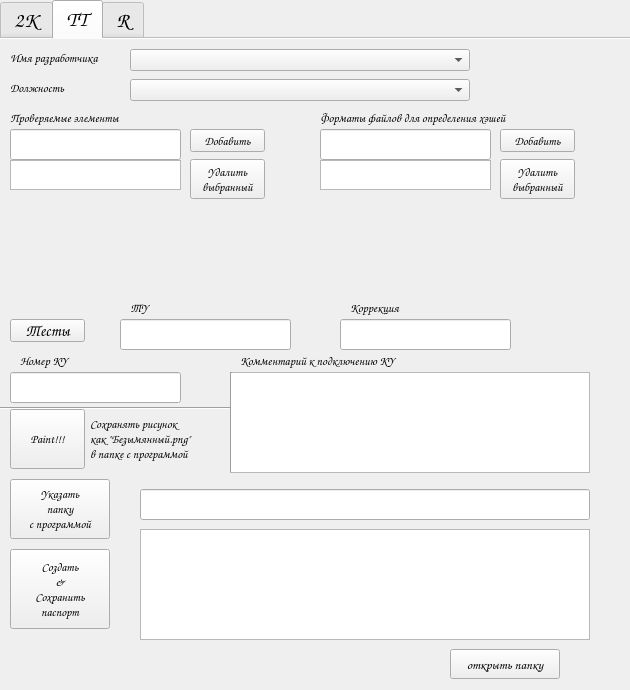
<?xml version="1.0" encoding="UTF-8"?>
<ui version="4.0">
 <class>MainWindow</class>
 <widget class="QMainWindow" name="MainWindow">
  <property name="geometry">
   <rect>
    <x>0</x>
    <y>0</y>
    <width>630</width>
    <height>690</height>
   </rect>
  </property>
  <property name="windowTitle">
   <string>MainWindow</string>
  </property>
  <property name="windowIcon">
   <iconset>
    <normaloff>rainbow.png</normaloff>rainbow.png</iconset>
  </property>
  <widget class="QWidget" name="centralWidget">
   <widget class="QTabWidget" name="tabWidget">
    <property name="enabled">
     <bool>true</bool>
    </property>
    <property name="geometry">
     <rect>
      <x>0</x>
      <y>0</y>
      <width>701</width>
      <height>681</height>
     </rect>
    </property>
    <property name="maximumSize">
     <size>
      <width>701</width>
      <height>16777215</height>
     </size>
    </property>
    <property name="font">
     <font>
      <family>Comic Sans MS</family>
      <pointsize>16</pointsize>
      <underline>false</underline>
     </font>
    </property>
    <property name="mouseTracking">
     <bool>false</bool>
    </property>
    <property name="contextMenuPolicy">
     <enum>Qt::DefaultContextMenu</enum>
    </property>
    <property name="whatsThis">
     <string>&lt;html&gt;&lt;head/&gt;&lt;body&gt;&lt;p&gt;&lt;br/&gt;&lt;/p&gt;&lt;/body&gt;&lt;/html&gt;</string>
    </property>
    <property name="layoutDirection">
     <enum>Qt::LeftToRight</enum>
    </property>
    <property name="autoFillBackground">
     <bool>false</bool>
    </property>
    <property name="tabPosition">
     <enum>QTabWidget::North</enum>
    </property>
    <property name="tabShape">
     <enum>QTabWidget::Rounded</enum>
    </property>
    <property name="currentIndex">
     <number>1</number>
    </property>
    <property name="iconSize">
     <size>
      <width>16</width>
      <height>16</height>
     </size>
    </property>
    <property name="elideMode">
     <enum>Qt::ElideNone</enum>
    </property>
    <property name="documentMode">
     <bool>true</bool>
    </property>
    <property name="tabsClosable">
     <bool>false</bool>
    </property>
    <property name="movable">
     <bool>true</bool>
    </property>
    <property name="tabBarAutoHide">
     <bool>false</bool>
    </property>
    <widget class="QWidget" name="tabFormula2K">
     <attribute name="title">
      <string>2K</string>
     </attribute>
     <widget class="QLabel" name="label_devName_2k">
      <property name="geometry">
       <rect>
        <x>10</x>
        <y>10</y>
        <width>110</width>
        <height>17</height>
       </rect>
      </property>
      <property name="font">
       <font>
        <pointsize>9</pointsize>
       </font>
      </property>
      <property name="text">
       <string>Имя разработчика</string>
      </property>
     </widget>
     <widget class="QLabel" name="label_devPosition_2k">
      <property name="geometry">
       <rect>
        <x>10</x>
        <y>40</y>
        <width>110</width>
        <height>17</height>
       </rect>
      </property>
      <property name="font">
       <font>
        <pointsize>9</pointsize>
       </font>
      </property>
      <property name="text">
       <string>Должность</string>
      </property>
     </widget>
     <widget class="QComboBox" name="comboBox_devName_2k">
      <property name="geometry">
       <rect>
        <x>130</x>
        <y>10</y>
        <width>340</width>
        <height>22</height>
       </rect>
      </property>
      <property name="font">
       <font>
        <pointsize>8</pointsize>
       </font>
      </property>
     </widget>
     <widget class="QComboBox" name="comboBox_devPosition_2k">
      <property name="geometry">
       <rect>
        <x>130</x>
        <y>40</y>
        <width>340</width>
        <height>22</height>
       </rect>
      </property>
      <property name="font">
       <font>
        <pointsize>8</pointsize>
       </font>
      </property>
     </widget>
     <widget class="QLineEdit" name="lineEdit_inputElement_2k">
      <property name="geometry">
       <rect>
        <x>10</x>
        <y>90</y>
        <width>171</width>
        <height>31</height>
       </rect>
      </property>
      <property name="font">
       <font>
        <pointsize>12</pointsize>
       </font>
      </property>
     </widget>
     <widget class="QLabel" name="label_elements_2k">
      <property name="geometry">
       <rect>
        <x>10</x>
        <y>70</y>
        <width>160</width>
        <height>17</height>
       </rect>
      </property>
      <property name="font">
       <font>
        <pointsize>9</pointsize>
       </font>
      </property>
      <property name="text">
       <string>Проверяемые элементы</string>
      </property>
     </widget>
     <widget class="QPushButton" name="pushButton_addElement_2k">
      <property name="geometry">
       <rect>
        <x>190</x>
        <y>90</y>
        <width>75</width>
        <height>23</height>
       </rect>
      </property>
      <property name="font">
       <font>
        <pointsize>9</pointsize>
       </font>
      </property>
      <property name="text">
       <string>Добавить</string>
      </property>
     </widget>
     <widget class="QPushButton" name="pushButton_removeElement_2k">
      <property name="geometry">
       <rect>
        <x>190</x>
        <y>120</y>
        <width>75</width>
        <height>40</height>
       </rect>
      </property>
      <property name="font">
       <font>
        <pointsize>9</pointsize>
       </font>
      </property>
      <property name="text">
       <string>Удалить
выбранный</string>
      </property>
     </widget>
     <widget class="QLabel" name="label_format_2k">
      <property name="geometry">
       <rect>
        <x>320</x>
        <y>70</y>
        <width>260</width>
        <height>17</height>
       </rect>
      </property>
      <property name="font">
       <font>
        <pointsize>9</pointsize>
       </font>
      </property>
      <property name="text">
       <string>Форматы файлов для определения хэшей</string>
      </property>
     </widget>
     <widget class="QPushButton" name="pushButton_addFormat_2k">
      <property name="geometry">
       <rect>
        <x>500</x>
        <y>90</y>
        <width>75</width>
        <height>23</height>
       </rect>
      </property>
      <property name="font">
       <font>
        <pointsize>9</pointsize>
       </font>
      </property>
      <property name="text">
       <string>Добавить</string>
      </property>
     </widget>
     <widget class="QPushButton" name="pushButton_removeFormat_2k">
      <property name="geometry">
       <rect>
        <x>500</x>
        <y>120</y>
        <width>75</width>
        <height>40</height>
       </rect>
      </property>
      <property name="font">
       <font>
        <pointsize>9</pointsize>
       </font>
      </property>
      <property name="text">
       <string>Удалить
выбранный</string>
      </property>
     </widget>
     <widget class="QLineEdit" name="lineEdit_inputFormat_2k">
      <property name="geometry">
       <rect>
        <x>320</x>
        <y>90</y>
        <width>171</width>
        <height>31</height>
       </rect>
      </property>
      <property name="font">
       <font>
        <pointsize>12</pointsize>
       </font>
      </property>
     </widget>
     <widget class="QRadioButton" name="radioButton_pinH_2k">
      <property name="geometry">
       <rect>
        <x>400</x>
        <y>270</y>
        <width>60</width>
        <height>30</height>
       </rect>
      </property>
      <property name="font">
       <font>
        <pointsize>9</pointsize>
       </font>
      </property>
      <property name="text">
       <string>Pin H</string>
      </property>
      <property name="checked">
       <bool>true</bool>
      </property>
      <attribute name="buttonGroup">
       <string notr="true">buttonGroup_2</string>
      </attribute>
     </widget>
     <widget class="QRadioButton" name="radioButton_pinS_2k">
      <property name="geometry">
       <rect>
        <x>400</x>
        <y>300</y>
        <width>60</width>
        <height>30</height>
       </rect>
      </property>
      <property name="font">
       <font>
        <pointsize>9</pointsize>
       </font>
      </property>
      <property name="text">
       <string>Pin S</string>
      </property>
      <attribute name="buttonGroup">
       <string notr="true">buttonGroup_2</string>
      </attribute>
     </widget>
     <widget class="QRadioButton" name="radioButton_memory_2k">
      <property name="geometry">
       <rect>
        <x>500</x>
        <y>300</y>
        <width>80</width>
        <height>30</height>
       </rect>
      </property>
      <property name="font">
       <font>
        <pointsize>9</pointsize>
       </font>
      </property>
      <property name="text">
       <string>Memory</string>
      </property>
      <attribute name="buttonGroup">
       <string notr="true">buttonGroup</string>
      </attribute>
     </widget>
     <widget class="QRadioButton" name="radioButton_control2k_2k">
      <property name="geometry">
       <rect>
        <x>500</x>
        <y>270</y>
        <width>80</width>
        <height>30</height>
       </rect>
      </property>
      <property name="font">
       <font>
        <pointsize>9</pointsize>
       </font>
      </property>
      <property name="text">
       <string>Control 2K</string>
      </property>
      <property name="checked">
       <bool>true</bool>
      </property>
      <attribute name="buttonGroup">
       <string notr="true">buttonGroup</string>
      </attribute>
     </widget>
     <widget class="QLabel" name="label_TY_2k">
      <property name="geometry">
       <rect>
        <x>20</x>
        <y>260</y>
        <width>60</width>
        <height>17</height>
       </rect>
      </property>
      <property name="font">
       <font>
        <pointsize>9</pointsize>
       </font>
      </property>
      <property name="text">
       <string>ТУ</string>
      </property>
     </widget>
     <widget class="QLineEdit" name="lineEdit_inputTY_2k">
      <property name="geometry">
       <rect>
        <x>10</x>
        <y>280</y>
        <width>171</width>
        <height>31</height>
       </rect>
      </property>
      <property name="font">
       <font>
        <pointsize>8</pointsize>
       </font>
      </property>
     </widget>
     <widget class="QLabel" name="label_correctionTY_2k">
      <property name="geometry">
       <rect>
        <x>220</x>
        <y>260</y>
        <width>60</width>
        <height>17</height>
       </rect>
      </property>
      <property name="font">
       <font>
        <pointsize>9</pointsize>
       </font>
      </property>
      <property name="text">
       <string>Коррекция</string>
      </property>
     </widget>
     <widget class="QLineEdit" name="lineEdit_inputCorrectionTY_2k">
      <property name="geometry">
       <rect>
        <x>210</x>
        <y>280</y>
        <width>171</width>
        <height>31</height>
       </rect>
      </property>
      <property name="font">
       <font>
        <pointsize>8</pointsize>
       </font>
      </property>
     </widget>
     <widget class="QLabel" name="label_adapterName_2k">
      <property name="geometry">
       <rect>
        <x>20</x>
        <y>310</y>
        <width>60</width>
        <height>17</height>
       </rect>
      </property>
      <property name="font">
       <font>
        <pointsize>9</pointsize>
       </font>
      </property>
      <property name="text">
       <string>Адаптер</string>
      </property>
     </widget>
     <widget class="QLineEdit" name="lineEdit_inputAdapterName_2k">
      <property name="geometry">
       <rect>
        <x>10</x>
        <y>330</y>
        <width>171</width>
        <height>31</height>
       </rect>
      </property>
      <property name="font">
       <font>
        <pointsize>8</pointsize>
       </font>
      </property>
     </widget>
     <widget class="QLineEdit" name="lineEdit_inputAdapterNumber_2k">
      <property name="geometry">
       <rect>
        <x>210</x>
        <y>330</y>
        <width>171</width>
        <height>31</height>
       </rect>
      </property>
      <property name="font">
       <font>
        <pointsize>8</pointsize>
       </font>
      </property>
     </widget>
     <widget class="QLabel" name="label_adapterNumber_2k">
      <property name="geometry">
       <rect>
        <x>220</x>
        <y>310</y>
        <width>100</width>
        <height>17</height>
       </rect>
      </property>
      <property name="font">
       <font>
        <pointsize>9</pointsize>
       </font>
      </property>
      <property name="text">
       <string>Номер адаптера</string>
      </property>
     </widget>
     <widget class="QLabel" name="label_KYNumber_2k">
      <property name="geometry">
       <rect>
        <x>220</x>
        <y>360</y>
        <width>100</width>
        <height>17</height>
       </rect>
      </property>
      <property name="font">
       <font>
        <pointsize>9</pointsize>
       </font>
      </property>
      <property name="text">
       <string>Номер КУ</string>
      </property>
     </widget>
     <widget class="QLineEdit" name="lineEdit_inputKYNumber_2k">
      <property name="geometry">
       <rect>
        <x>210</x>
        <y>380</y>
        <width>171</width>
        <height>31</height>
       </rect>
      </property>
      <property name="font">
       <font>
        <pointsize>8</pointsize>
       </font>
      </property>
     </widget>
     <widget class="QLineEdit" name="lineEdit_inputKYName_2k">
      <property name="geometry">
       <rect>
        <x>10</x>
        <y>380</y>
        <width>171</width>
        <height>31</height>
       </rect>
      </property>
      <property name="font">
       <font>
        <pointsize>8</pointsize>
       </font>
      </property>
     </widget>
     <widget class="QLabel" name="label_KYName_2k">
      <property name="geometry">
       <rect>
        <x>20</x>
        <y>360</y>
        <width>40</width>
        <height>17</height>
       </rect>
      </property>
      <property name="font">
       <font>
        <pointsize>9</pointsize>
       </font>
      </property>
      <property name="text">
       <string>КУ</string>
      </property>
     </widget>
     <widget class="QTextBrowser" name="textBrowser_info_2k">
      <property name="geometry">
       <rect>
        <x>140</x>
        <y>490</y>
        <width>450</width>
        <height>110</height>
       </rect>
      </property>
      <property name="font">
       <font>
        <pointsize>8</pointsize>
       </font>
      </property>
     </widget>
     <widget class="QPushButton" name="pushButton_selectDirectory_2k">
      <property name="geometry">
       <rect>
        <x>10</x>
        <y>440</y>
        <width>100</width>
        <height>60</height>
       </rect>
      </property>
      <property name="font">
       <font>
        <pointsize>9</pointsize>
       </font>
      </property>
      <property name="text">
       <string>Указать
папку
с программой</string>
      </property>
     </widget>
     <widget class="QPushButton" name="pushButton_createSavePasport_2k">
      <property name="geometry">
       <rect>
        <x>10</x>
        <y>510</y>
        <width>100</width>
        <height>80</height>
       </rect>
      </property>
      <property name="font">
       <font>
        <pointsize>9</pointsize>
       </font>
      </property>
      <property name="text">
       <string>Создать
&amp;&amp;
Сохранить
паспорт</string>
      </property>
     </widget>
     <widget class="QListWidget" name="listWidget_enteredElements_2k">
      <property name="geometry">
       <rect>
        <x>10</x>
        <y>121</y>
        <width>171</width>
        <height>30</height>
       </rect>
      </property>
      <property name="font">
       <font>
        <pointsize>12</pointsize>
       </font>
      </property>
     </widget>
     <widget class="QListWidget" name="listWidget_enteredFormats_2k">
      <property name="geometry">
       <rect>
        <x>320</x>
        <y>121</y>
        <width>171</width>
        <height>30</height>
       </rect>
      </property>
      <property name="font">
       <font>
        <pointsize>12</pointsize>
       </font>
      </property>
     </widget>
     <widget class="QLineEdit" name="lineEdit_dirPath_2k">
      <property name="geometry">
       <rect>
        <x>140</x>
        <y>450</y>
        <width>450</width>
        <height>31</height>
       </rect>
      </property>
      <property name="font">
       <font>
        <pointsize>8</pointsize>
       </font>
      </property>
     </widget>
     <widget class="QPushButton" name="pushButton_openDir2K">
      <property name="enabled">
       <bool>true</bool>
      </property>
      <property name="geometry">
       <rect>
        <x>450</x>
        <y>610</y>
        <width>110</width>
        <height>30</height>
       </rect>
      </property>
      <property name="font">
       <font>
        <pointsize>10</pointsize>
       </font>
      </property>
      <property name="text">
       <string>открыть папку</string>
      </property>
     </widget>
     <widget class="QPushButton" name="pushButton_jumpers">
      <property name="enabled">
       <bool>true</bool>
      </property>
      <property name="geometry">
       <rect>
        <x>520</x>
        <y>330</y>
        <width>80</width>
        <height>40</height>
       </rect>
      </property>
      <property name="font">
       <font>
        <pointsize>10</pointsize>
       </font>
      </property>
      <property name="text">
       <string>Позиции
джамперов</string>
      </property>
     </widget>
     <widget class="QLabel" name="label_jumpers">
      <property name="geometry">
       <rect>
        <x>450</x>
        <y>340</y>
        <width>61</width>
        <height>20</height>
       </rect>
      </property>
      <property name="font">
       <font>
        <pointsize>9</pointsize>
       </font>
      </property>
      <property name="text">
       <string>Джамперы</string>
      </property>
     </widget>
     <widget class="QRadioButton" name="radioButton_jumpersYes">
      <property name="geometry">
       <rect>
        <x>460</x>
        <y>330</y>
        <width>50</width>
        <height>17</height>
       </rect>
      </property>
      <property name="font">
       <font>
        <pointsize>10</pointsize>
       </font>
      </property>
      <property name="text">
       <string>Есть</string>
      </property>
      <attribute name="buttonGroup">
       <string notr="true">buttonGroup_3</string>
      </attribute>
     </widget>
     <widget class="QRadioButton" name="radioButton_jumpersNo">
      <property name="geometry">
       <rect>
        <x>460</x>
        <y>357</y>
        <width>50</width>
        <height>17</height>
       </rect>
      </property>
      <property name="font">
       <font>
        <pointsize>10</pointsize>
       </font>
      </property>
      <property name="text">
       <string>Нет</string>
      </property>
      <attribute name="buttonGroup">
       <string notr="true">buttonGroup_3</string>
      </attribute>
     </widget>
     <widget class="QPushButton" name="pushButton_connectionDialog">
      <property name="enabled">
       <bool>true</bool>
      </property>
      <property name="geometry">
       <rect>
        <x>500</x>
        <y>390</y>
        <width>100</width>
        <height>40</height>
       </rect>
      </property>
      <property name="font">
       <font>
        <pointsize>10</pointsize>
       </font>
      </property>
      <property name="text">
       <string>Указать
подключение</string>
      </property>
     </widget>
    </widget>
    <widget class="QWidget" name="tabFormulaTT">
     <attribute name="title">
      <string>TT</string>
     </attribute>
     <widget class="QComboBox" name="comboBox_devName_tt">
      <property name="geometry">
       <rect>
        <x>130</x>
        <y>10</y>
        <width>340</width>
        <height>22</height>
       </rect>
      </property>
      <property name="font">
       <font>
        <pointsize>8</pointsize>
       </font>
      </property>
     </widget>
     <widget class="QLabel" name="label_devPosition_tt">
      <property name="geometry">
       <rect>
        <x>10</x>
        <y>40</y>
        <width>110</width>
        <height>17</height>
       </rect>
      </property>
      <property name="font">
       <font>
        <pointsize>9</pointsize>
       </font>
      </property>
      <property name="text">
       <string>Должность</string>
      </property>
     </widget>
     <widget class="QComboBox" name="comboBox_devPosition_tt">
      <property name="geometry">
       <rect>
        <x>130</x>
        <y>40</y>
        <width>340</width>
        <height>22</height>
       </rect>
      </property>
      <property name="font">
       <font>
        <pointsize>8</pointsize>
       </font>
      </property>
     </widget>
     <widget class="QLabel" name="label_devName_tt">
      <property name="geometry">
       <rect>
        <x>10</x>
        <y>10</y>
        <width>110</width>
        <height>17</height>
       </rect>
      </property>
      <property name="font">
       <font>
        <pointsize>9</pointsize>
       </font>
      </property>
      <property name="text">
       <string>Имя разработчика</string>
      </property>
     </widget>
     <widget class="QLabel" name="label_TY_tt">
      <property name="geometry">
       <rect>
        <x>130</x>
        <y>260</y>
        <width>20</width>
        <height>17</height>
       </rect>
      </property>
      <property name="font">
       <font>
        <pointsize>9</pointsize>
       </font>
      </property>
      <property name="text">
       <string>ТУ</string>
      </property>
     </widget>
     <widget class="QLabel" name="label_correctionTY_tt">
      <property name="geometry">
       <rect>
        <x>350</x>
        <y>260</y>
        <width>60</width>
        <height>17</height>
       </rect>
      </property>
      <property name="font">
       <font>
        <pointsize>9</pointsize>
       </font>
      </property>
      <property name="text">
       <string>Коррекция</string>
      </property>
     </widget>
     <widget class="QPushButton" name="pushButton_addFormat_tt">
      <property name="geometry">
       <rect>
        <x>500</x>
        <y>90</y>
        <width>75</width>
        <height>23</height>
       </rect>
      </property>
      <property name="font">
       <font>
        <pointsize>9</pointsize>
       </font>
      </property>
      <property name="text">
       <string>Добавить</string>
      </property>
     </widget>
     <widget class="QPushButton" name="pushButton_addElement_tt">
      <property name="geometry">
       <rect>
        <x>190</x>
        <y>90</y>
        <width>75</width>
        <height>23</height>
       </rect>
      </property>
      <property name="font">
       <font>
        <pointsize>9</pointsize>
       </font>
      </property>
      <property name="text">
       <string>Добавить</string>
      </property>
     </widget>
     <widget class="QListWidget" name="listWidget_enteredFormats_tt">
      <property name="geometry">
       <rect>
        <x>320</x>
        <y>121</y>
        <width>171</width>
        <height>30</height>
       </rect>
      </property>
      <property name="font">
       <font>
        <pointsize>12</pointsize>
       </font>
      </property>
     </widget>
     <widget class="QLineEdit" name="lineEdit_inputFormat_tt">
      <property name="geometry">
       <rect>
        <x>320</x>
        <y>90</y>
        <width>171</width>
        <height>31</height>
       </rect>
      </property>
      <property name="font">
       <font>
        <pointsize>12</pointsize>
       </font>
      </property>
     </widget>
     <widget class="QLabel" name="label_format_tt">
      <property name="geometry">
       <rect>
        <x>320</x>
        <y>70</y>
        <width>270</width>
        <height>17</height>
       </rect>
      </property>
      <property name="font">
       <font>
        <pointsize>9</pointsize>
       </font>
      </property>
      <property name="text">
       <string>Форматы файлов для определения хэшей</string>
      </property>
     </widget>
     <widget class="QLabel" name="label_elements_tt">
      <property name="geometry">
       <rect>
        <x>10</x>
        <y>70</y>
        <width>160</width>
        <height>17</height>
       </rect>
      </property>
      <property name="font">
       <font>
        <pointsize>9</pointsize>
       </font>
      </property>
      <property name="text">
       <string>Проверяемые элементы</string>
      </property>
     </widget>
     <widget class="QPushButton" name="pushButton_removeFormat_tt">
      <property name="geometry">
       <rect>
        <x>500</x>
        <y>120</y>
        <width>75</width>
        <height>40</height>
       </rect>
      </property>
      <property name="font">
       <font>
        <pointsize>9</pointsize>
       </font>
      </property>
      <property name="text">
       <string>Удалить
выбранный</string>
      </property>
     </widget>
     <widget class="QLineEdit" name="lineEdit_inputTY_tt">
      <property name="geometry">
       <rect>
        <x>120</x>
        <y>280</y>
        <width>171</width>
        <height>31</height>
       </rect>
      </property>
      <property name="font">
       <font>
        <pointsize>8</pointsize>
       </font>
      </property>
     </widget>
     <widget class="QLineEdit" name="lineEdit_inputCorrectionTY_tt">
      <property name="geometry">
       <rect>
        <x>340</x>
        <y>280</y>
        <width>171</width>
        <height>31</height>
       </rect>
      </property>
      <property name="font">
       <font>
        <pointsize>8</pointsize>
       </font>
      </property>
     </widget>
     <widget class="QPushButton" name="pushButton_removeElement_tt">
      <property name="geometry">
       <rect>
        <x>190</x>
        <y>120</y>
        <width>75</width>
        <height>40</height>
       </rect>
      </property>
      <property name="font">
       <font>
        <pointsize>9</pointsize>
       </font>
      </property>
      <property name="text">
       <string>Удалить
выбранный</string>
      </property>
     </widget>
     <widget class="QListWidget" name="listWidget_enteredElements_tt">
      <property name="geometry">
       <rect>
        <x>10</x>
        <y>121</y>
        <width>171</width>
        <height>30</height>
       </rect>
      </property>
      <property name="font">
       <font>
        <pointsize>12</pointsize>
       </font>
      </property>
     </widget>
     <widget class="QLineEdit" name="lineEdit_inputElement_tt">
      <property name="geometry">
       <rect>
        <x>10</x>
        <y>90</y>
        <width>171</width>
        <height>31</height>
       </rect>
      </property>
      <property name="font">
       <font>
        <pointsize>12</pointsize>
       </font>
      </property>
     </widget>
     <widget class="QPushButton" name="pushButton_createSavePasport_tt">
      <property name="geometry">
       <rect>
        <x>10</x>
        <y>510</y>
        <width>100</width>
        <height>80</height>
       </rect>
      </property>
      <property name="font">
       <font>
        <pointsize>9</pointsize>
       </font>
      </property>
      <property name="text">
       <string>Создать
&amp;&amp;
Сохранить
паспорт</string>
      </property>
     </widget>
     <widget class="QPushButton" name="pushButton_selectDirectory_tt">
      <property name="geometry">
       <rect>
        <x>10</x>
        <y>440</y>
        <width>100</width>
        <height>60</height>
       </rect>
      </property>
      <property name="font">
       <font>
        <pointsize>9</pointsize>
       </font>
      </property>
      <property name="text">
       <string>Указать
папку
с программой</string>
      </property>
     </widget>
     <widget class="QTextBrowser" name="textBrowser_info_tt">
      <property name="geometry">
       <rect>
        <x>140</x>
        <y>490</y>
        <width>450</width>
        <height>111</height>
       </rect>
      </property>
      <property name="font">
       <font>
        <pointsize>8</pointsize>
       </font>
      </property>
     </widget>
     <widget class="QLabel" name="label_KYNumber_tt">
      <property name="geometry">
       <rect>
        <x>20</x>
        <y>313</y>
        <width>100</width>
        <height>17</height>
       </rect>
      </property>
      <property name="font">
       <font>
        <pointsize>9</pointsize>
       </font>
      </property>
      <property name="text">
       <string>Номер КУ</string>
      </property>
     </widget>
     <widget class="QLineEdit" name="lineEdit_inputKYNumber_tt">
      <property name="geometry">
       <rect>
        <x>10</x>
        <y>333</y>
        <width>171</width>
        <height>31</height>
       </rect>
      </property>
      <property name="font">
       <font>
        <pointsize>8</pointsize>
       </font>
      </property>
     </widget>
     <widget class="QPushButton" name="pushButton_openPaint_tt">
      <property name="geometry">
       <rect>
        <x>10</x>
        <y>370</y>
        <width>75</width>
        <height>60</height>
       </rect>
      </property>
      <property name="font">
       <font>
        <pointsize>9</pointsize>
       </font>
      </property>
      <property name="text">
       <string>Paint!!!</string>
      </property>
     </widget>
     <widget class="QLabel" name="label_paintComment_tt">
      <property name="geometry">
       <rect>
        <x>90</x>
        <y>370</y>
        <width>130</width>
        <height>60</height>
       </rect>
      </property>
      <property name="font">
       <font>
        <pointsize>9</pointsize>
       </font>
      </property>
      <property name="text">
       <string>Сохранять рисунок
как &quot;Безымянный.png&quot;
в папке с программой</string>
      </property>
     </widget>
     <widget class="QLabel" name="label_commentKY_tt">
      <property name="geometry">
       <rect>
        <x>240</x>
        <y>313</y>
        <width>200</width>
        <height>17</height>
       </rect>
      </property>
      <property name="font">
       <font>
        <pointsize>9</pointsize>
       </font>
      </property>
      <property name="text">
       <string>Комментарий к подключению КУ</string>
      </property>
     </widget>
     <widget class="QTextEdit" name="textEdit_commentKY_tt">
      <property name="geometry">
       <rect>
        <x>230</x>
        <y>333</y>
        <width>360</width>
        <height>101</height>
       </rect>
      </property>
      <property name="font">
       <font>
        <pointsize>8</pointsize>
       </font>
      </property>
     </widget>
     <widget class="QLineEdit" name="lineEdit_dirPath_tt">
      <property name="geometry">
       <rect>
        <x>140</x>
        <y>450</y>
        <width>450</width>
        <height>31</height>
       </rect>
      </property>
      <property name="font">
       <font>
        <pointsize>8</pointsize>
       </font>
      </property>
     </widget>
     <widget class="Line" name="line_tt">
      <property name="geometry">
       <rect>
        <x>0</x>
        <y>366</y>
        <width>230</width>
        <height>6</height>
       </rect>
      </property>
      <property name="orientation">
       <enum>Qt::Horizontal</enum>
      </property>
     </widget>
     <widget class="Line" name="line">
      <property name="geometry">
       <rect>
        <x>230</x>
        <y>333</y>
        <width>3</width>
        <height>100</height>
       </rect>
      </property>
      <property name="orientation">
       <enum>Qt::Vertical</enum>
      </property>
     </widget>
     <widget class="QPushButton" name="pushButton_testDialogBox">
      <property name="geometry">
       <rect>
        <x>10</x>
        <y>280</y>
        <width>75</width>
        <height>23</height>
       </rect>
      </property>
      <property name="font">
       <font>
        <pointsize>12</pointsize>
       </font>
      </property>
      <property name="text">
       <string>Тесты</string>
      </property>
     </widget>
     <widget class="QPushButton" name="pushButton_openDirTT">
      <property name="enabled">
       <bool>true</bool>
      </property>
      <property name="geometry">
       <rect>
        <x>450</x>
        <y>610</y>
        <width>110</width>
        <height>30</height>
       </rect>
      </property>
      <property name="font">
       <font>
        <pointsize>10</pointsize>
       </font>
      </property>
      <property name="text">
       <string>открыть папку</string>
      </property>
     </widget>
    </widget>
    <widget class="QWidget" name="tabFormulaR">
     <attribute name="title">
      <string>R</string>
     </attribute>
     <widget class="QLabel" name="label_R">
      <property name="geometry">
       <rect>
        <x>120</x>
        <y>160</y>
        <width>441</width>
        <height>251</height>
       </rect>
      </property>
      <property name="font">
       <font>
        <pointsize>46</pointsize>
        <weight>75</weight>
        <italic>true</italic>
        <bold>true</bold>
        <underline>false</underline>
        <stylestrategy>PreferAntialias</stylestrategy>
        <kerning>true</kerning>
       </font>
      </property>
      <property name="text">
       <string>coming soon</string>
      </property>
      <property name="scaledContents">
       <bool>false</bool>
      </property>
     </widget>
     <widget class="QLabel" name="label">
      <property name="geometry">
       <rect>
        <x>80</x>
        <y>480</y>
        <width>500</width>
        <height>91</height>
       </rect>
      </property>
      <property name="font">
       <font>
        <family>Aharoni</family>
        <pointsize>12</pointsize>
        <weight>50</weight>
        <italic>true</italic>
        <bold>false</bold>
        <strikeout>false</strikeout>
        <stylestrategy>NoAntialias</stylestrategy>
        <kerning>true</kerning>
       </font>
      </property>
      <property name="text">
       <string>Программист Алексей обещал добавить этот функционал осенью=)</string>
      </property>
     </widget>
    </widget>
   </widget>
  </widget>
 </widget>
 <layoutdefault spacing="6" margin="11"/>
 <tabstops>
  <tabstop>tabWidget</tabstop>
  <tabstop>comboBox_devName_2k</tabstop>
  <tabstop>comboBox_devPosition_2k</tabstop>
  <tabstop>lineEdit_inputElement_2k</tabstop>
  <tabstop>pushButton_addElement_2k</tabstop>
  <tabstop>listWidget_enteredElements_2k</tabstop>
  <tabstop>pushButton_removeElement_2k</tabstop>
  <tabstop>lineEdit_inputTY_2k</tabstop>
  <tabstop>lineEdit_inputCorrectionTY_2k</tabstop>
  <tabstop>lineEdit_inputAdapterName_2k</tabstop>
  <tabstop>lineEdit_inputAdapterNumber_2k</tabstop>
  <tabstop>lineEdit_inputKYName_2k</tabstop>
  <tabstop>lineEdit_inputKYNumber_2k</tabstop>
  <tabstop>radioButton_pinH_2k</tabstop>
  <tabstop>radioButton_pinS_2k</tabstop>
  <tabstop>radioButton_control2k_2k</tabstop>
  <tabstop>radioButton_memory_2k</tabstop>
  <tabstop>pushButton_selectDirectory_2k</tabstop>
  <tabstop>pushButton_createSavePasport_2k</tabstop>
  <tabstop>pushButton_openDir2K</tabstop>
  <tabstop>lineEdit_inputFormat_2k</tabstop>
  <tabstop>pushButton_addFormat_2k</tabstop>
  <tabstop>listWidget_enteredFormats_2k</tabstop>
  <tabstop>pushButton_removeFormat_2k</tabstop>
  <tabstop>lineEdit_dirPath_2k</tabstop>
  <tabstop>textBrowser_info_2k</tabstop>
  <tabstop>comboBox_devName_tt</tabstop>
  <tabstop>comboBox_devPosition_tt</tabstop>
  <tabstop>lineEdit_inputElement_tt</tabstop>
  <tabstop>pushButton_addElement_tt</tabstop>
  <tabstop>listWidget_enteredElements_tt</tabstop>
  <tabstop>pushButton_removeElement_tt</tabstop>
  <tabstop>pushButton_testDialogBox</tabstop>
  <tabstop>lineEdit_inputTY_tt</tabstop>
  <tabstop>lineEdit_inputCorrectionTY_tt</tabstop>
  <tabstop>lineEdit_inputKYNumber_tt</tabstop>
  <tabstop>textEdit_commentKY_tt</tabstop>
  <tabstop>pushButton_openPaint_tt</tabstop>
  <tabstop>pushButton_selectDirectory_tt</tabstop>
  <tabstop>pushButton_createSavePasport_tt</tabstop>
  <tabstop>pushButton_openDirTT</tabstop>
  <tabstop>lineEdit_inputFormat_tt</tabstop>
  <tabstop>pushButton_addFormat_tt</tabstop>
  <tabstop>listWidget_enteredFormats_tt</tabstop>
  <tabstop>pushButton_removeFormat_tt</tabstop>
  <tabstop>lineEdit_dirPath_tt</tabstop>
  <tabstop>textBrowser_info_tt</tabstop>
 </tabstops>
 <resources/>
 <connections/>
 <buttongroups>
  <buttongroup name="buttonGroup_3"/>
  <buttongroup name="buttonGroup_2"/>
  <buttongroup name="buttonGroup"/>
 </buttongroups>
</ui>
